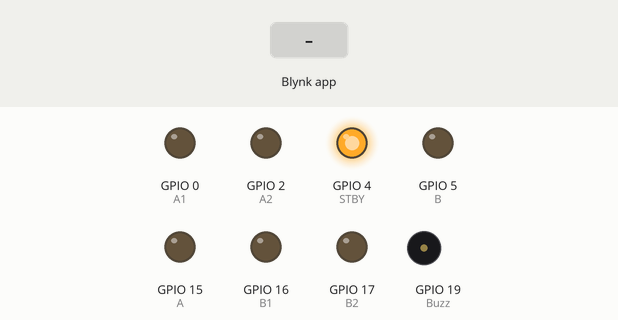
Bench run of a sketch on a simulated ESP32. Shown: output pins drawn as LEDs (lit = HIGH), buzzer (waves = sounding, pin HIGH). The test bench sets the inputs (shaded band). WiFi joins after 1.5 s; servers stay silent unless stated; what the sketch prints to the serial monitor is not drawn.

Above: at 3.1 s.
3.2 s: Blynk app writes 1 to V1
At 3.9 s:
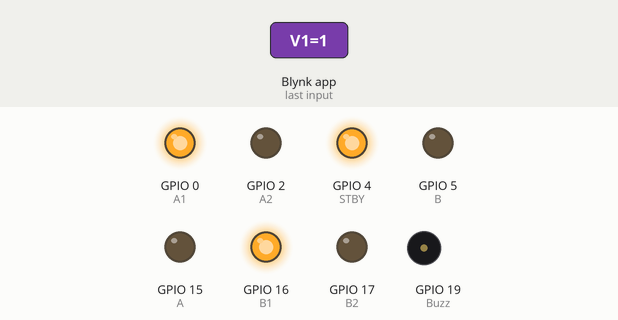
4.7 s: Blynk app writes 1 to V0
At 5.0 s:
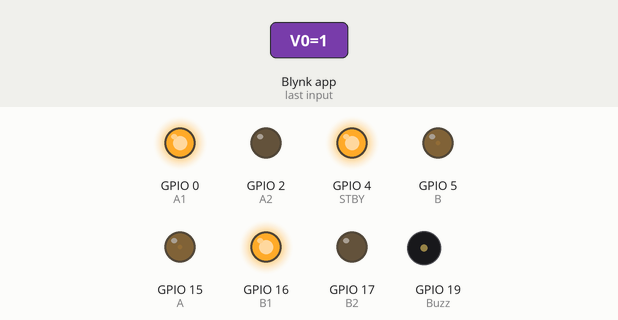
6.2 s: Blynk app writes 200 to V0
At 7.4 s:
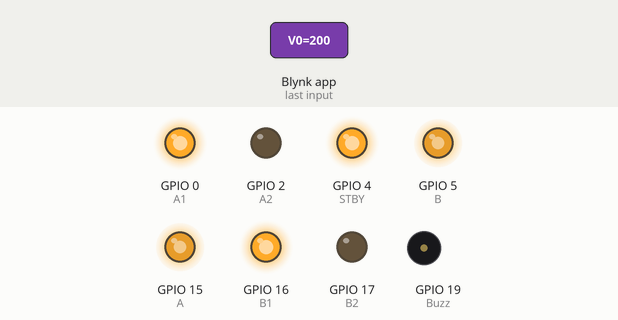
Timing chart, 0 to 9.2 s (numbered marks = the images above; inputs shaded):
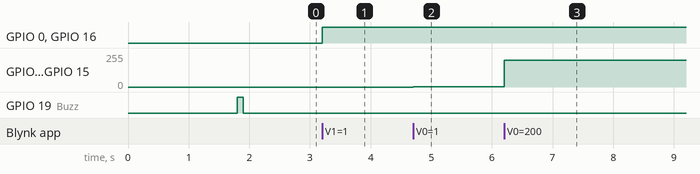

Measured:
- after the input at 3.2 s, GPIO 0 (A1), GPIO 16 (B1): LOW → HIGH at once
- after the input at 4.7 s, GPIO 5 (B), GPIO 15 (A): 0/255 → 1/255 at once
- after the input at 6.2 s, GPIO 5 (B), GPIO 15 (A): 1/255 → 200/255 at once

The sketch:

control.ino
```cpp
#define BLYNK_TEMPLATE_ID "TMPL6qOGzea0U"
#define BLYNK_TEMPLATE_NAME "ccc"
#define BLYNK_AUTH_TOKEN "f2rZSWjg24-xkPPypg8zLqezeFxxW3yP"

#include <BlynkSimpleEsp32.h>
#include <WiFi.h>

char auth[] = "f2rZSWjg24-xkPPypg8zLqezeFxxW3yP";
char ssid[] = "Bi Bo lau 3";
char pass[] = "20070511";

int Buzz = 19;
int Speed ;

// Tb6612
#define STBY   4
#define A   15
#define A1  0
#define A2  2
#define B   5
#define B1  16
#define B2  17

bool forward = false;
bool backward = false;
bool left = false;
bool right = false;


void setup(){
  Serial.begin(115200);
  WiFi.begin(ssid, pass);

  while (WiFi.status() != WL_CONNECTED)
  {
    delay(1);
  }
  Blynk.begin(auth, ssid, pass);

  pinMode(Buzz, OUTPUT);
  digitalWrite(Buzz,HIGH);
  delay(100);
  digitalWrite(Buzz,LOW);

  pinMode(STBY, OUTPUT);
  digitalWrite(STBY,HIGH);

  pinMode(A1, OUTPUT);
  pinMode(A2, OUTPUT);
  pinMode(A, OUTPUT);

  pinMode(B1, OUTPUT);
  pinMode(B2, OUTPUT);
  pinMode(B, OUTPUT);
}

BLYNK_WRITE(V1) {
  forward = param.asInt();
}

BLYNK_WRITE(V2) {
  backward = param.asInt();
}

BLYNK_WRITE(V4) {
  right = param.asInt();
}

BLYNK_WRITE(V3) {
  left = param.asInt();
}
BLYNK_WRITE(V0) {
  Speed = param.asInt();
}
//=============================================================================================
void Stop(){
  analogWrite(A,0);
  digitalWrite(A1,LOW);
  digitalWrite(A2,LOW);
  analogWrite(B,0);
  digitalWrite(B1,LOW);
  digitalWrite(B2,LOW);
}
//=============================================================================================
void For(){
  analogWrite(A,Speed);
  digitalWrite(A1,HIGH);
  digitalWrite(A2,LOW);
  analogWrite(B,Speed);
  digitalWrite(B1,HIGH);
  digitalWrite(B2,LOW);
}
//=============================================================================================
void Back(){
  analogWrite(A,Speed);
  digitalWrite(A1,LOW);
  digitalWrite(A2,HIGH);
  analogWrite(B,Speed);
  digitalWrite(B1,LOW);
  digitalWrite(B2,HIGH);
}
void Left(){
  analogWrite(A,Speed);
  digitalWrite(A1,LOW);
  digitalWrite(A2,HIGH);
  analogWrite(B,Speed);
  digitalWrite(B1,HIGH);
  digitalWrite(B2,LOW);
}
void Right(){
  analogWrite(A,Speed);
  digitalWrite(A1,HIGH);
  digitalWrite(A2,LOW);
  analogWrite(B,Speed);
  digitalWrite(B1,LOW);
  digitalWrite(B2,HIGH);
}
void smartcar() {
  if (forward) {
    For();
  } else if (backward) {
    Back();
  } else if (left) {
    Left();
  } else if (right) {
    Right();
  } else {
    Stop();
  }
}
void loop(){
  smartcar();
  Blynk.run();
  Serial.println(Speed);
}
```
